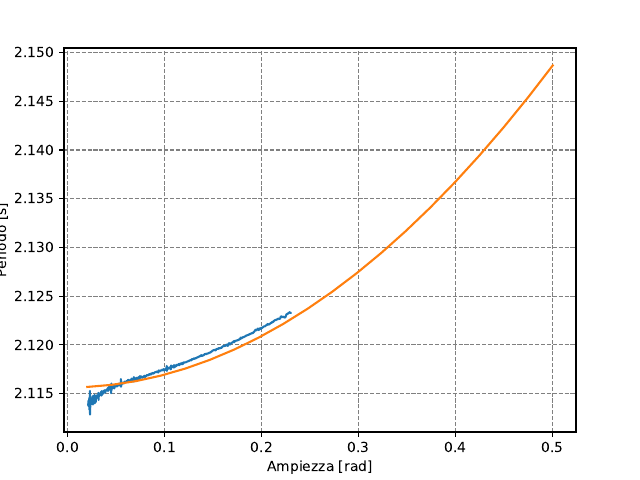

Write Python code to recreate this figure.
import sys
import numpy as np
from matplotlib import pyplot as plt
from scipy.optimize import curve_fit

file_path = sys.argv[1]

T = np.loadtxt(file_path, usecols=1)
transit_time = np.loadtxt(file_path, usecols=2)

print(transit_time)

v= (0.02*1.077)/(transit_time*1.137)
ampl = np.arccos(1-(v**2)/(2*9.8*1.0707))

sigma_T = np.full(np.shape(T), 0.01)
sigma_ampl = 0.005

fig = plt.figure('Periodo')


def period_model(theta, L, g=9.81):
    """Modello per il periodo del pendolo.
    """
    return 2.0 * np.pi * np.sqrt(L / g) * (1 + (theta ** 2) / 16)


# Scatter plot dei dati.
fig.add_axes((0.1, 0.1, 0.8, 0.8))
plt.plot(ampl, T)

plt.xlabel("Ampiezza [rad]")
plt.ylabel("Periodo [s]")

# Fit
popt, pcov = curve_fit(period_model, ampl, T, sigma = sigma_T, p0 = 1)
L_hat = popt[0]
sigma_L = np.sqrt(pcov[0, 0])

print(L_hat, sigma_L)

# Grafico del modello di best-fit.
x = np.linspace(0.02, 0.5, 20)
plt.plot(x, period_model(x, L_hat))
plt.xlabel('Ampiezza [rad]')
plt.ylabel('Periodo [s]')
plt.grid(which='both', ls='dashed', color='gray')


plt.savefig('pendolo_quadrifilare.pdf')

plt.show()
